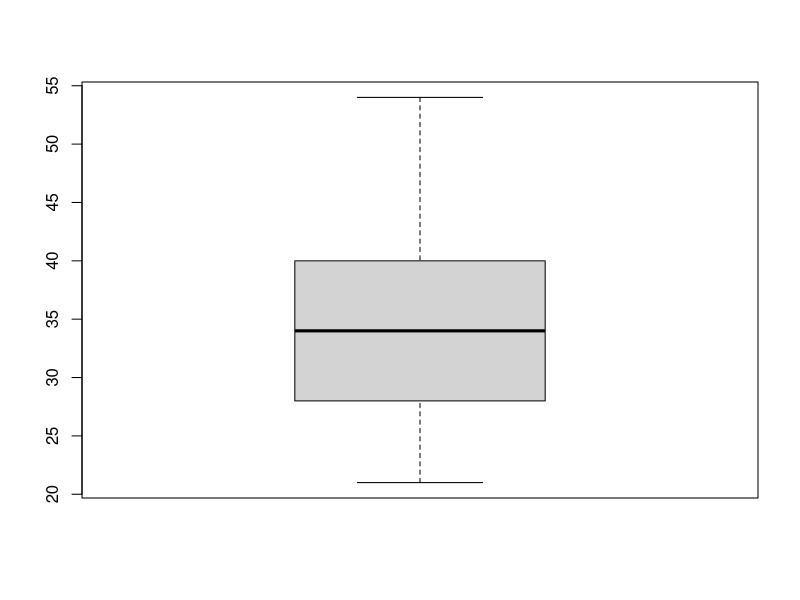
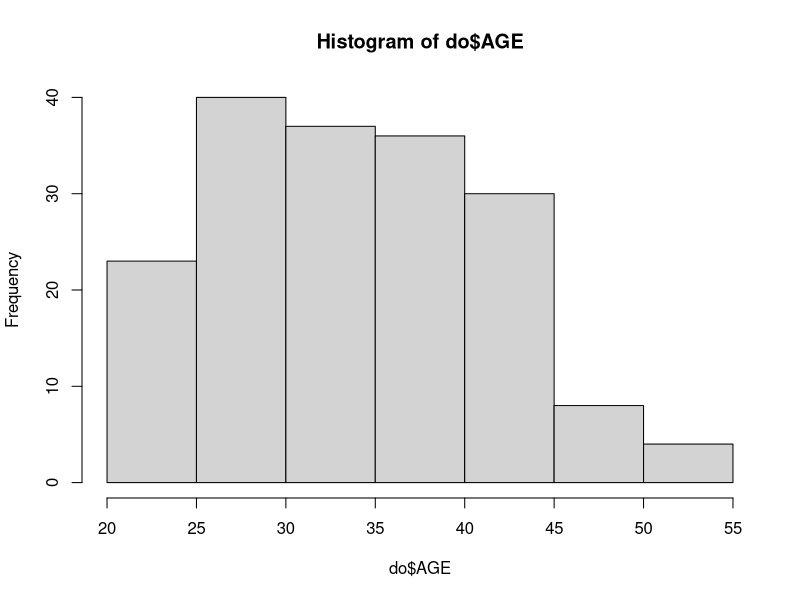
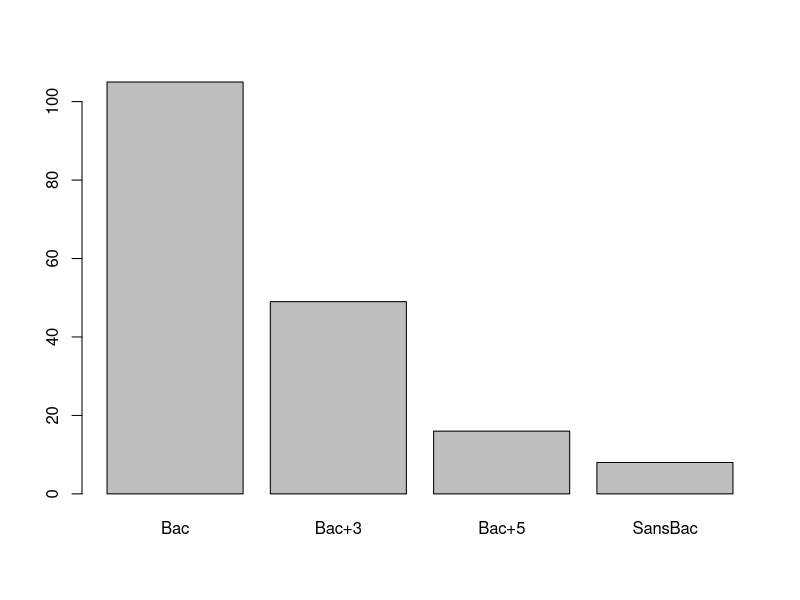
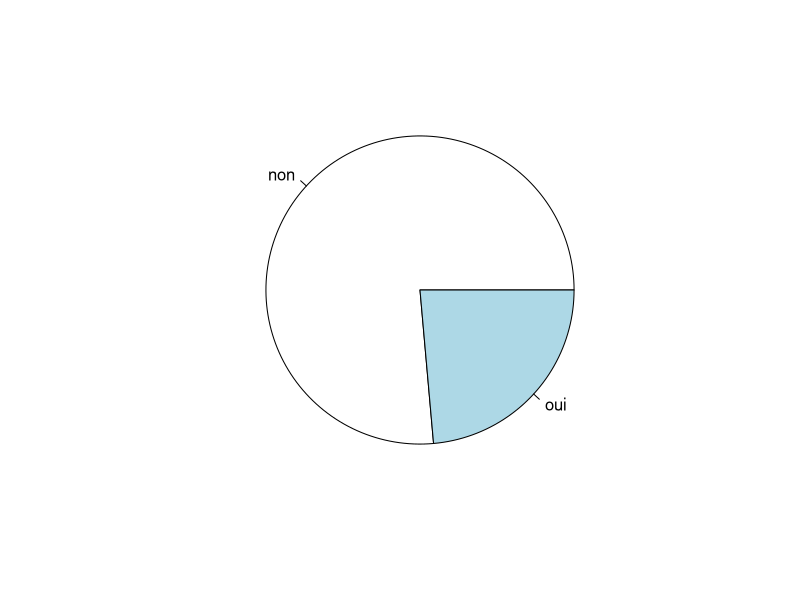
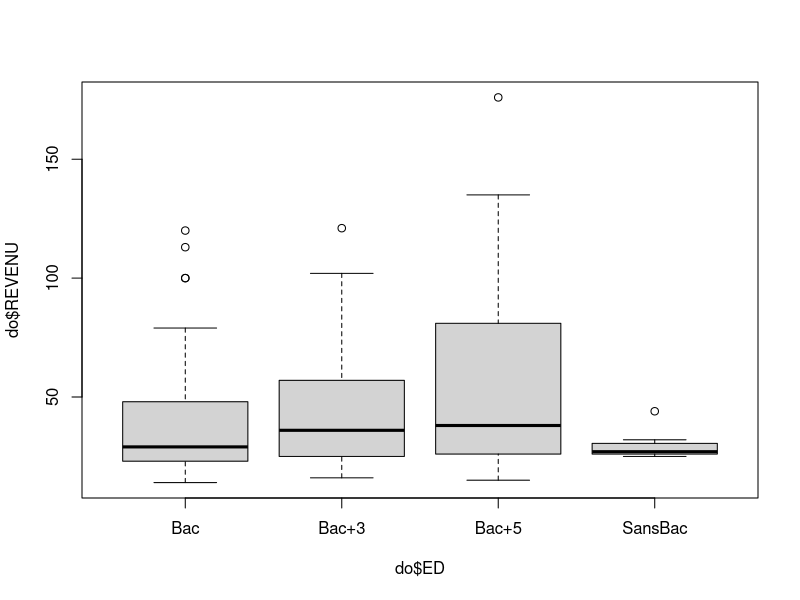
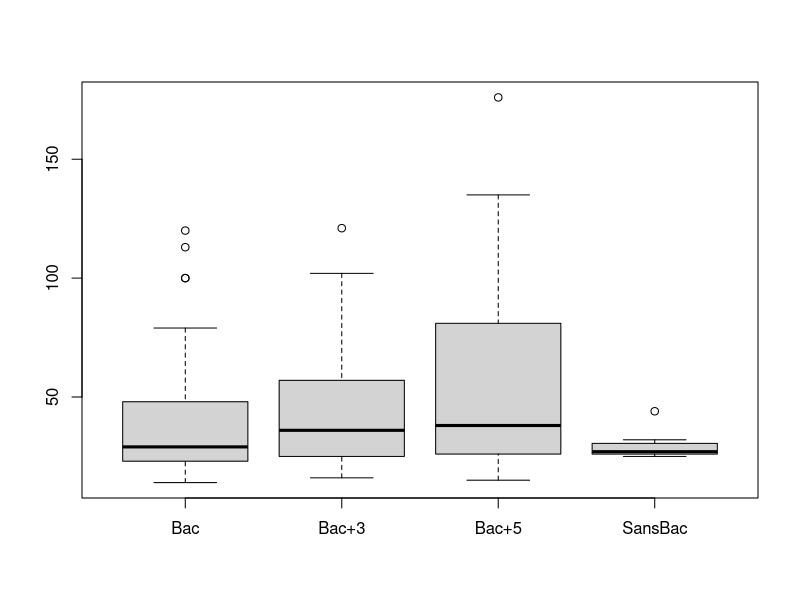

Generate these figures, in order, with R:
## ---- chunk 1
do <- read.table("banque.txt", header = TRUE)
do
## ---- chunk 2
sapply(do, class)
## ---- chunk 3
do$AGE
## ---- chunk 4
mean(do$AGE)
var(do$AGE)
sd(do$AGE)
median(do$AGE)
quantile(do$AGE)
min(do$AGE)
max(do$AGE)
## ---- chunk 5
boxplot(do$AGE)
## ---- chunk 6
hist(do$AGE)
## ---- chunk 7
do$ED
## ---- chunk 8
effectifsED <- table(do$ED)
effectifsED
## ---- chunk 9
effectifsED/sum(effectifsED)*100
## ---- chunk 10
barplot(effectifsED)
## ---- chunk 11
do$DECOUVERT
## ---- chunk 12
effectifsDEC <- table(do$DECOUVERT)
effectifsDEC
effectifsDEC/sum(effectifsDEC)*100
## ---- chunk 13
pie(effectifsDEC)
## ---- chunk 14
revenuED <- split(do$REVENU, do$ED)
revenuED
## ---- chunk 15
boxplot(do$REVENU~do$ED)
boxplot(revenuED)
## ---- chunk 16
sapply(revenuED,mean)
sapply(revenuED,var)
sapply(revenuED,sd)
## ---- chunk 17
EDsplitDECOUVERT <- split(do$ED, do$DECOUVERT)
EDoui <- EDsplitDECOUVERT$"oui"
EDnon <- EDsplitDECOUVERT$"non"
## ---- chunk 18
tO <- table(EDoui)
tO
tN <- table(EDnon)
tN
